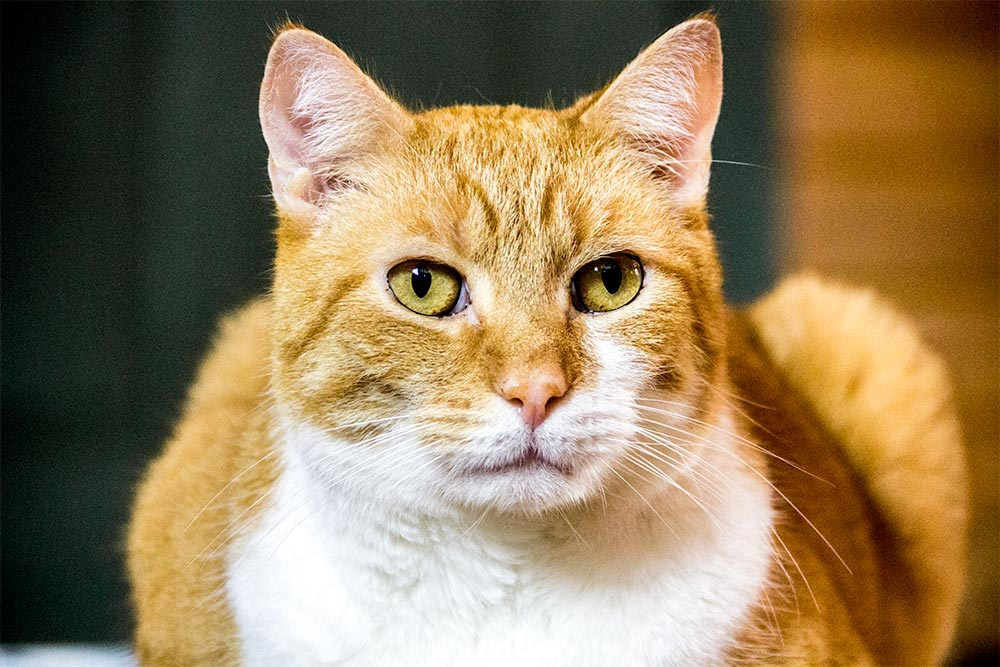
%> input picture IVA/Images and Videos/cat.jpg, 1000 x 667 px
$ octave 'Wavelet Decomposition.m'   (GNU Octave 9; MATLAB toolbox functions it lacks are replaced by stand-ins)
%> lines starting %> are read from the running program, lines starting %| are printed output that depends on the picture
clc;
close all;
im=imread('cat.jpg');
%> im is the input picture: size 667x1000x3 uint8; mean R, G, B 148.8, 126.1, 90.8
wname='haar';
no_levels=1;
% Wavelet 2 function is for 2D wavelet analysis
% C contains decomposion vector which has A(N), H(N), V(N), D(N) ie
% approximation, horizontal, vertical, diagonal co-efficients
% S is for Book keeping vector
[C, S]=wavedec2(im2double(im),no_levels,wname);
%> S = [334 500 3; 334 500 3; 667 1000 3]
% appcoef2 computes the approximation coefficients at level 2 using
% decomposion structure [C S]
A1=appcoef2(C,S,wname,1);
% detcoef2 computes the horizontal, vertical, diagonal  coefficients at level 2 using
% decomposion structure [C S]
[H1, V1, D1 ] = detcoef2('all', C, S, 1);
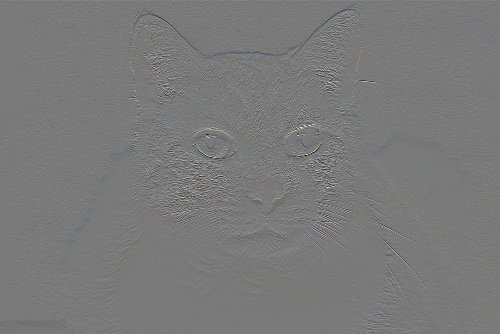
%> H1: size 334x500x3 double; mean R, G, B -0.000673, -0.000606, -0.000576; drawn with min black and max white
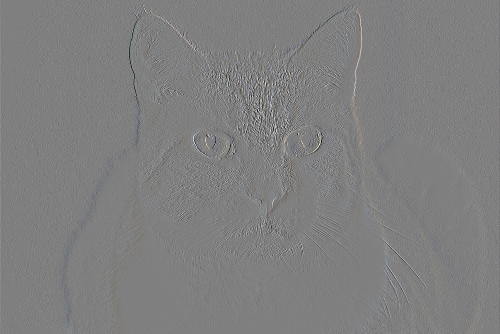
%> V1: size 334x500x3 double; mean R, G, B 1.55e-05, -0.000392, 0.000463; drawn with min black and max white
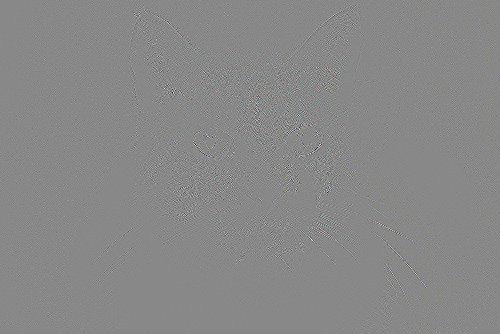
%> D1: size 334x500x3 double; mean R, G, B 1.58e-05, 2.1e-05, 9.3e-06; drawn with min black and max white
% Extract the coefficients from level 21
%[H1, V1, D1 ] = detcoef2('all', C, S, 2);
% Display the images
im1 = [A1 H1; V1,D1]
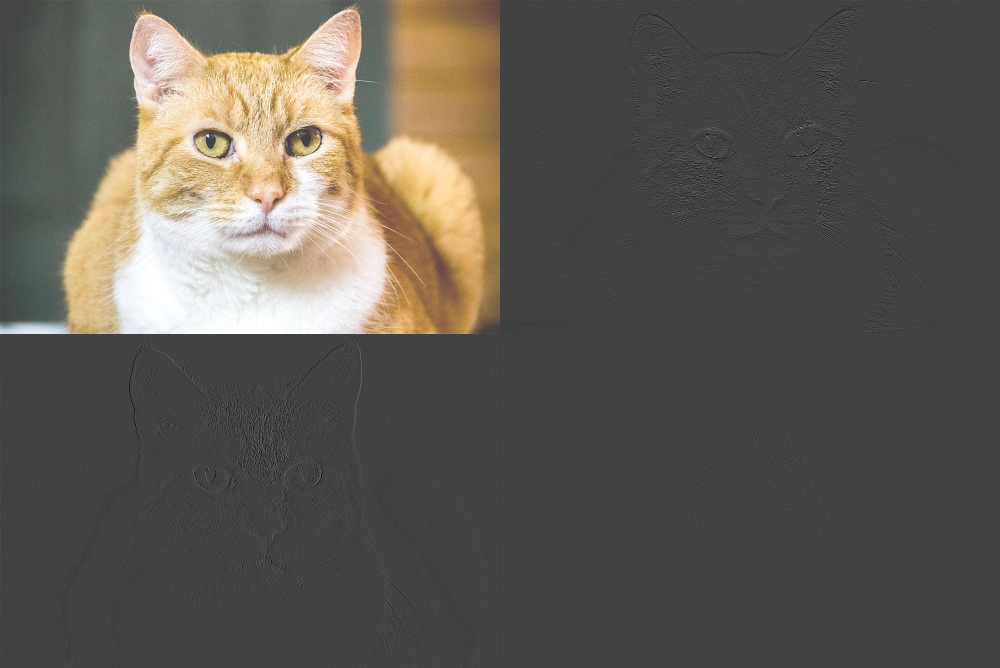
%> im1: size 668x1000x3 double; mean R, G, B 0.292, 0.247, 0.178; drawn with min black and max white
imshow(im1);
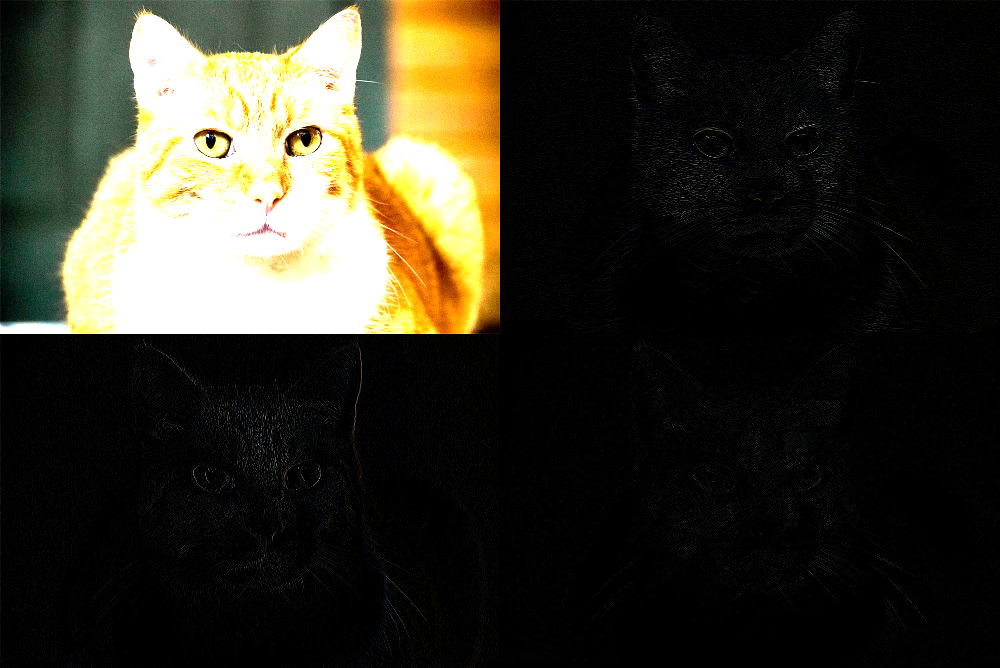
%> displayed picture: size 668x1000x3, on the screen's scale of 0 to 255; mean R, G, B 51.1, 48.6, 37

$ run again, with IVA/Images and Videos/GIRL_WOOD.jpg copied over IVA/Images and Videos/cat.jpg
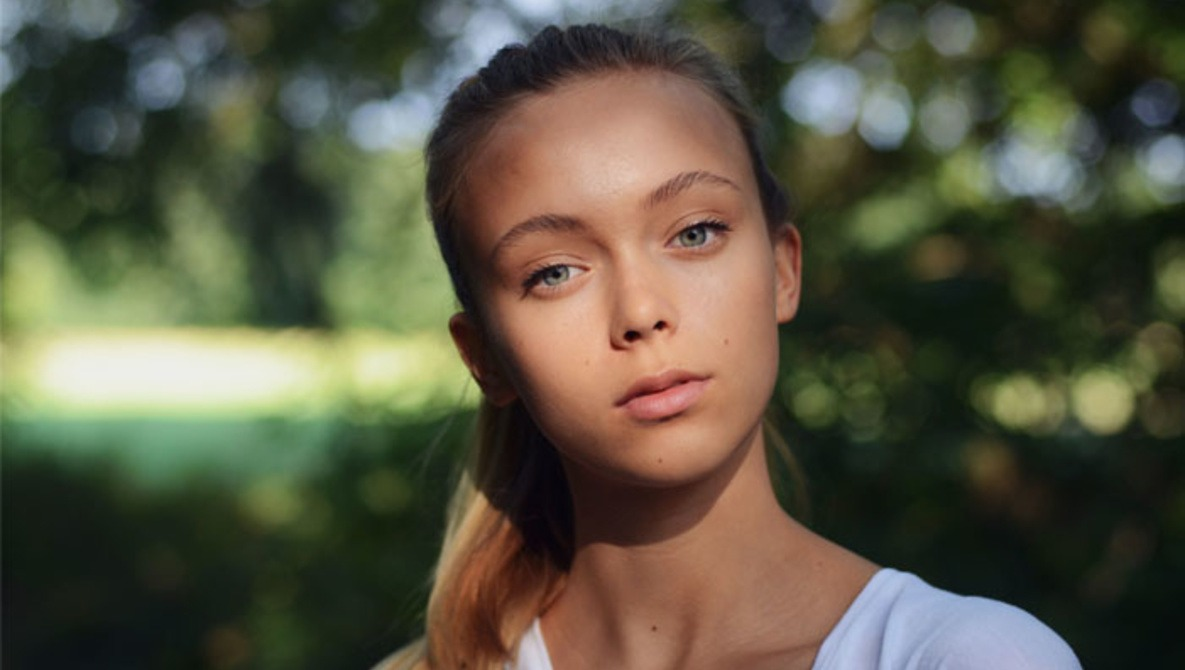
%> input picture IVA/Images and Videos/GIRL_WOOD.jpg, 1185 x 670 px
%> im is the input picture: size 670x1185x3 uint8; mean R, G, B 87.1, 84.8, 65.8
%> S = [335 593 3; 335 593 3; 670 1185 3]
%> `im1 = [A1 H1; V1,D1]`:
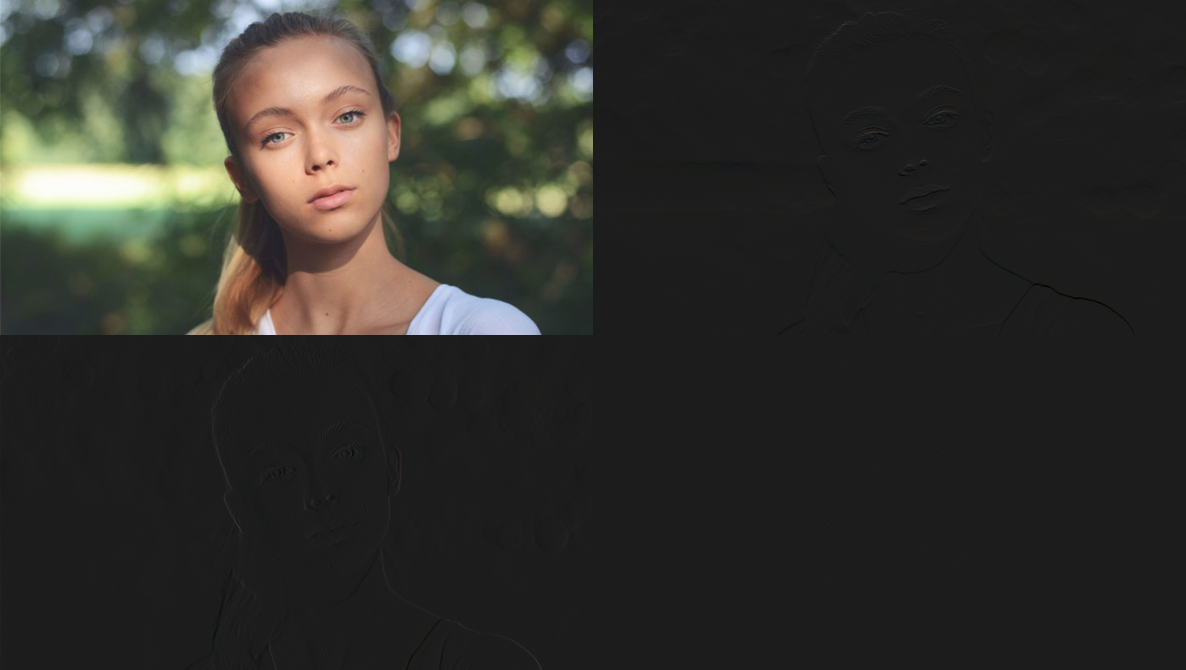
%> im1: size 670x1186x3 double; mean R, G, B 0.171, 0.166, 0.129; drawn with min black and max white
%> `imshow(im1);`:
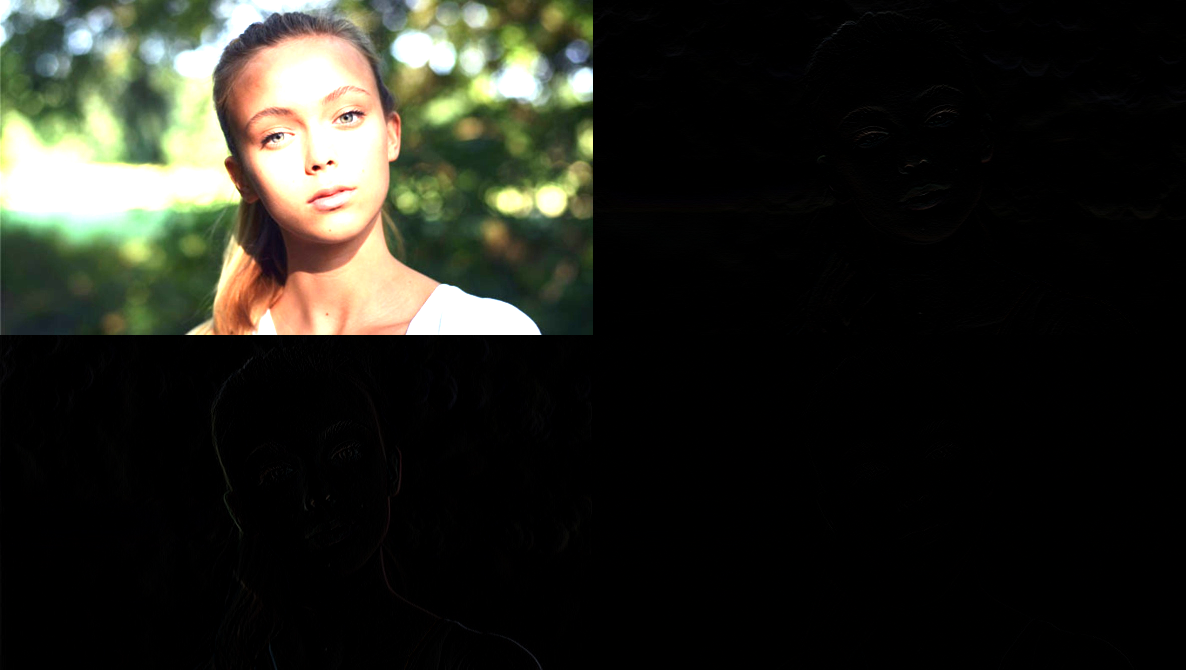
%> displayed picture: size 670x1186x3, on the screen's scale of 0 to 255; mean R, G, B 37.2, 37.9, 30.5
